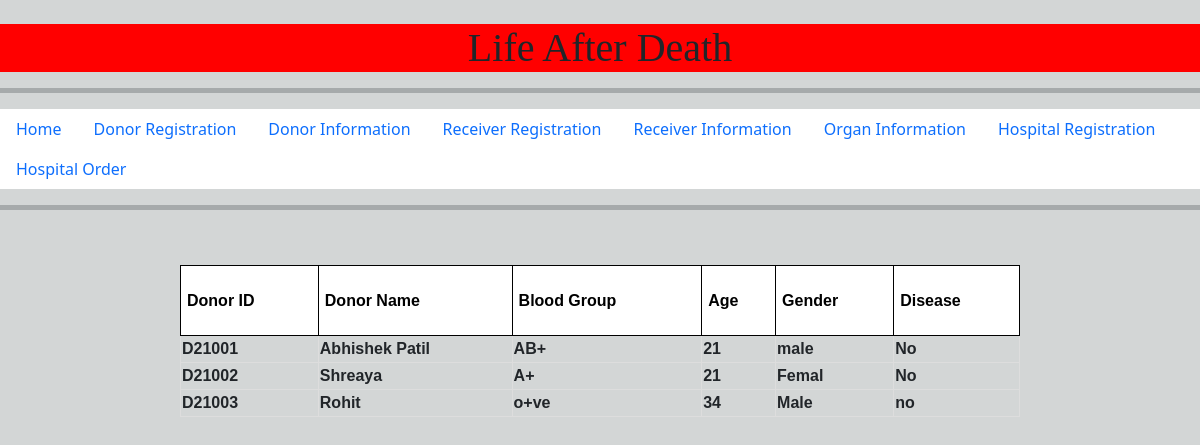
The page /donorinfo.php on the database its author committed.
### tables this page shows
CREATE TABLE `donor` (
  `D_id` varchar(20) NOT NULL,
  `D_name` varchar(20) DEFAULT NULL,
  `D_bloodgroup` varchar(5) DEFAULT NULL,
  `D_age` int(11) DEFAULT NULL,
  `D_gender` varchar(5) DEFAULT NULL,
  `Disease` varchar(15) DEFAULT NULL
);

### src/donorinfo.php (the view, shortened to what this page needs)
<?php
require_once("include/navbar.php");
?>
<?php
include "config.php";
$result = mysqli_query($con,"SELECT * FROM donor");
echo "<center><table border='1'>
<tr>
<th>Donor ID</th>
<th>Donor Name</th>
<th>Blood Group</th>
<th>Age</th>
<th>Gender</th>
<th>Disease</th>
</tr>";
while($row = mysqli_fetch_array($result))
{
echo "<tr>";
echo "<td>" . $row['D_id'] . "</td>";
echo "<td>" . $row['D_name'] . "</td>";
echo "<td>" . $row['D_bloodgroup'] . "</td>";
echo "<td>" . $row['D_age'] . "</td>";
echo "<td>" . $row['D_gender'] . "</td>";
echo "<td>" . $row['Disease'] . "</td>";
echo "</tr>";
}
echo "</table><center>";
?>
<html>
<head>
</head>

### src/include/navbar.php (shortened to what this page needs)
<!DOCTYPE html>
<html lang="en">
  <head>
    <link rel="stylesheet" href="cssindex.css">
    <link href="https://cdn.jsdelivr.net/npm/bootstrap@5.1.3/dist/css/bootstrap.min.css" rel="stylesheet">
  </head>
  <body style="background-color: rgb(211, 214, 214); background-image:url(donate.png); background-size:    cover;                      /* <------ */
    background-repeat:   no-repeat;
    background-position: center center; background-size: contain; height: 800px;   ">
    <br>
    <h1 style="font-size:40px;">Life After Death</h1>
    <hr style="height:5px">
    <ul class="nav" style="background-color: rgb(255, 255, 255);">
      <li class="nav-item">
        <a class="nav-link active" aria-current="page" href="index.html">Home</a>
      </li>
      <li class="nav-item">
        <a class="nav-link" href="donorreg.php">Donor Registration</a>
      </li>
      <li class="nav-item">
        <a class="nav-link" href="donorinfo.php">Donor Information</a>
      </li>
      <li class="nav-item">
        <a class="nav-link" href="receiverreg.php">Receiver Registration</a>
      </li>
      <li class="nav-item">
        <a class="nav-link" href="receiverinfo.php">Receiver Information</a>
      </li>
      <li class="nav-item">
        <a class="nav-link" href="organinfo.php">Organ Information</a>
      </li>
      <li class="nav-item">
        <a class="nav-link" href="hospitalreg.php">Hospital Registration</a>
      </li>
      <li class="nav-item">
        <a class="nav-link" href="orderby.php">Hospital Order</a>
      </li>
    </ul>
 <hr style="height:5px">
<br>
</body>
</html>

### src/cssindex.css (style rules this page uses)
h1 { font-family: cursive; text-align: center; background-color: rgb(255, 0, 0); }

### src/donorinfo.php (style rules this page uses)
table { margin: 15px; }
th { font-family: Arial, Helvetica, sans-serif; font-size: -5em; background: #FFFFFF; color: #000000; padding: 2px 6px; border-collapse: separate; border: 1px solid #000; }
td { font-family: Arial, Helvetica, sans-serif; font-size: -3em; border: 1px solid #DDD; font-weight: bold; }
table { width: 70%; }
th { height: 70px; }

### rows shown on the page
donor: D_id "D21001", D_name "Abhishek Patil", D_bloodgroup "AB+", D_age "21", D_gender "male", Disease "No"
donor: D_id "D21002", D_name "Shreaya", D_bloodgroup "A+", D_age "21", D_gender "Femal", Disease "No"
donor: D_id "D21003", D_name "Rohit", D_bloodgroup "o+ve", D_age "34", D_gender "Male", Disease "no"
